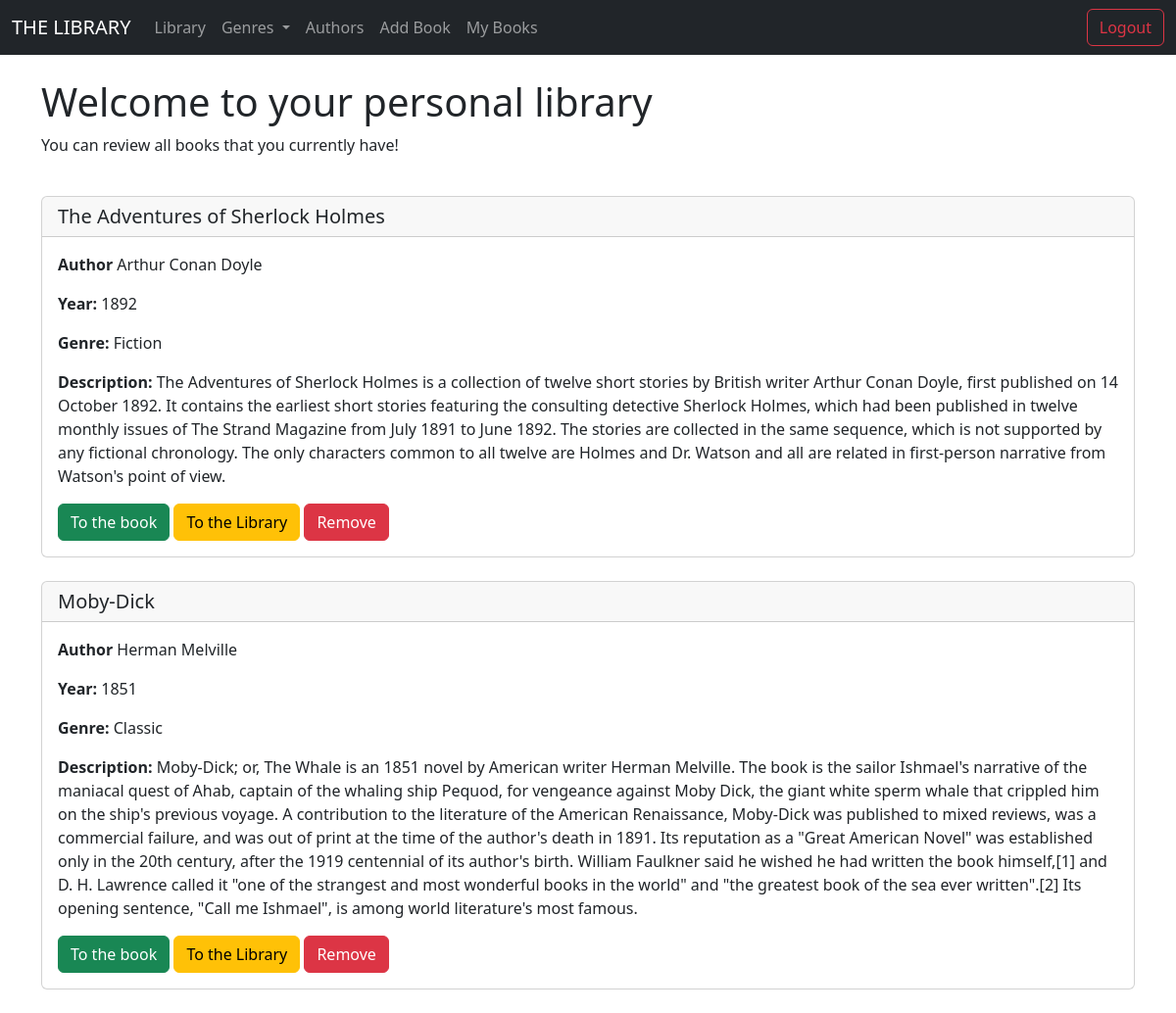
The app's page /mybooks (signed in) with its own data.
### models/db_models.py (models this page shows)
class Library(db.Model):
    id = db.Column(db.Integer, primary_key=True)
    user_id = db.Column(db.Integer, db.ForeignKey("users.id"))
    book_id = db.Column(db.Integer, db.ForeignKey("book.id"))

class Book(db.Model):
    id = db.Column(db.Integer, primary_key=True)
    title = db.Column(db.String(100), nullable=False, unique=False)
    author_name = db.Column(db.String(100), nullable=False, unique=False)
    author_surname = db.Column(db.String(100), nullable=True, unique=False)
    year = db.Column(db.String(100), nullable=False, unique=False)
    genre = db.Column(db.String(50), nullable=False, unique=False)
    description = db.Column(db.Text)
    reviews = db.relationship("Review", backref='reviewed_book')
    reader = db.relationship("Library", backref='stored_book')

### main.py (the view)
@app.route('/mybooks', methods = ['GET', 'POST'])
@login_required
def my_books():
    all_books = Library.query.filter_by(user_id=current_user.id)
    return render_template("mybooks.html", all_books=all_books)

### main.py (called while the page is built)
@login_manager.user_loader
def load_user(user_id):
    return Users.query.get(int(user_id))

### templates/mybooks.html (shortened to what this page needs)
{% extends 'base.html'%}
{% block content %}
<br>
{% if current_user.is_authenticated %}
<h1>Welcome to your personal library</h1>
<p>You can review all books that you currently have!</p>
<br>
{% for book in all_books %}
    <div class="card">
      <h5 class="card-header"> {{book.stored_book.title}} </h5>
      <div class="card-body">
          <p class="card-text"><strong>Author</strong> {{book.stored_book.author_name}} {{book.stored_book.author_surname}}</p>
          <p class="card-text"><strong>Year:</strong> {{book.stored_book.year}}</p>
          <p class="card-text"><strong>Genre:</strong> {{book.stored_book.genre}}</p>
          <p class="card-text"><strong>Description:</strong> {{book.stored_book.description}}</p>
          <a href={{url_for('book', id=book.stored_book.id)}}  class="btn btn-success">To the book</a>
          <a href={{url_for('home')}}  class="btn btn-warning">To the Library</a>
          <a href={{url_for('remove_from_library', id=book.stored_book.id)}}  class="btn btn-danger">Remove</a>
      </div>
    </div>
<br>
{% endfor %}
{% endif %}
{% endblock %}

### records on screen
Library: stored_book "The Adventures of Sherlock Holmes", stored_book.author_name "Arthur", stored_book.author_surname "Conan Doyle", stored_book.year "1892", stored_book.genre "Fiction", stored_book.description "The Adventures of Sherlock Holmes is a collection of twelve short stories by British writer Arthur Conan Doyle, first published on 14 October 1892. It contains the earliest short stories featuring the consulting detective Sherlock Holmes, which had been published in twelve monthly issues of The Strand Magazine from July 1891 to June 1892. The stories are collected in the same sequence, which is not supported by any fictional chronology. The only characters common to all twelve are Holmes and Dr. Watson and all are related in first-person narrative from Watson's point of view."
Library: stored_book "Moby-Dick", stored_book.author_name "Herman", stored_book.author_surname "Melville", stored_book.year "1851", stored_book.genre "Classic", stored_book.description "Moby-Dick; or, The Whale is an 1851 novel by American writer Herman Melville. The book is the sailor Ishmael's narrative of the maniacal quest of Ahab, captain of the whaling ship Pequod, for vengeance against Moby Dick, the giant white sperm whale that crippled him on the ship's previous voyage. A contribution to the literature of the American Renaissance, Moby-Dick was published to mixed reviews, was a commercial failure, and was out of print at the time of the author's death in 1891. Its reputation as a \"Great American Novel\" was established only in the 20th century, after the 1919 centennial of its author's birth. William Faulkner said he wished he had written the book himself,[1] and…"
